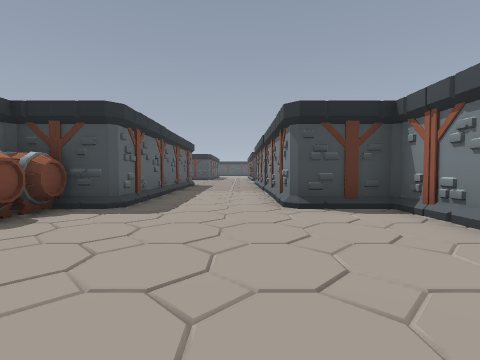
View 1 (above)

21 first-person views from a walk through a level from a Godot 3-D game. The camera is 1.4 m above the floor, tilts 2° down and sees 85° across. The floor is counted in squares, 2 m on a side. Each view is taken from the middle of a square. On the plan, view 1 faces up. The plan holds only what a view shows up to about 9 squares ahead; the rest is blank. The place goes on beyond the plan. Characters and animated objects are not drawn.

View 2
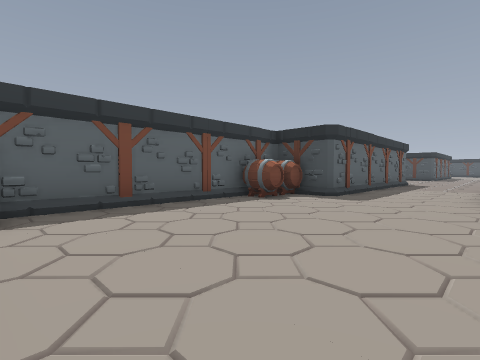

View 3
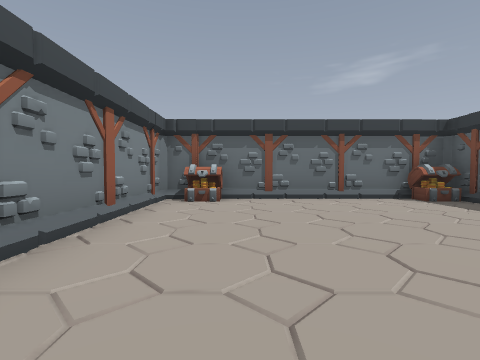

View 4
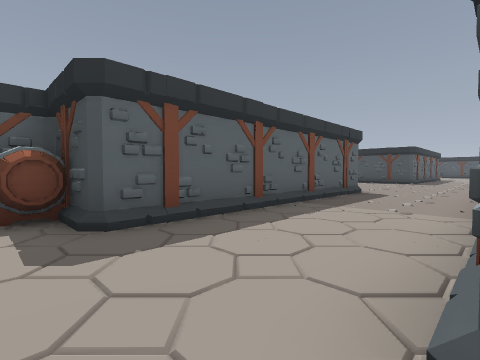

View 5
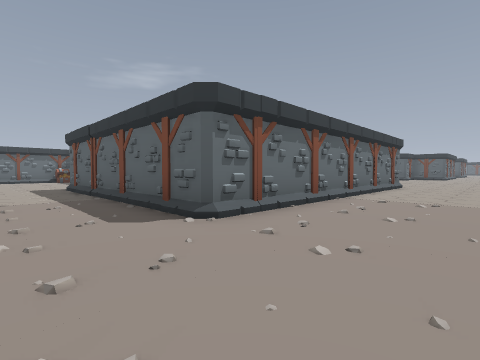

View 6
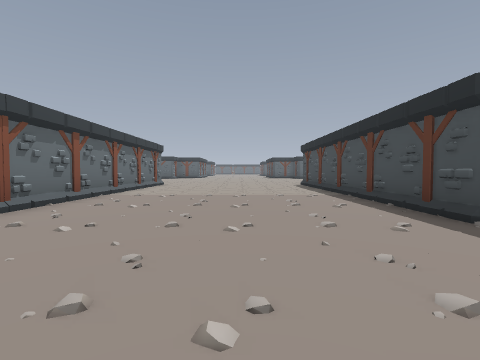

View 7
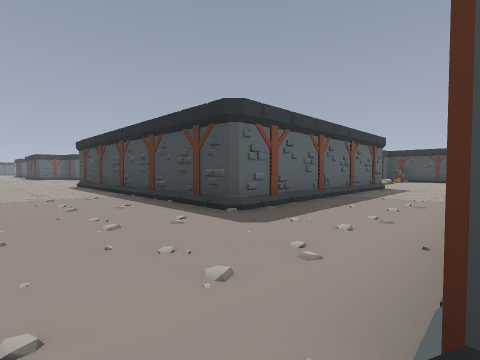

View 8
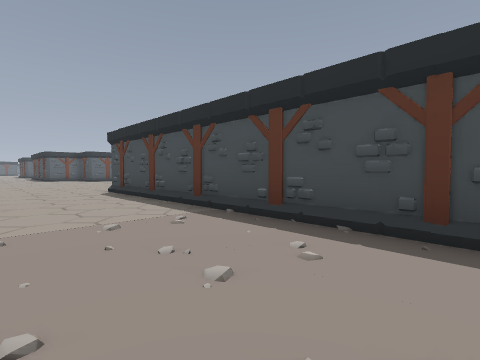

View 9
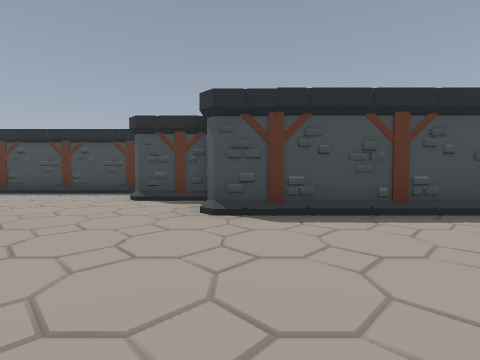

View 10
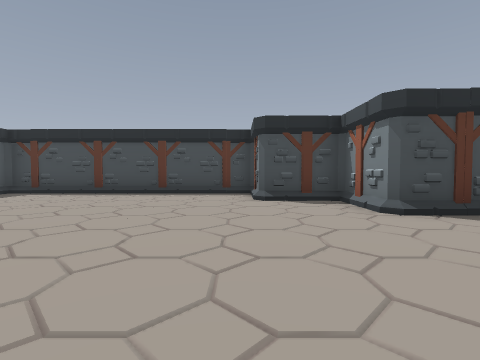

View 11
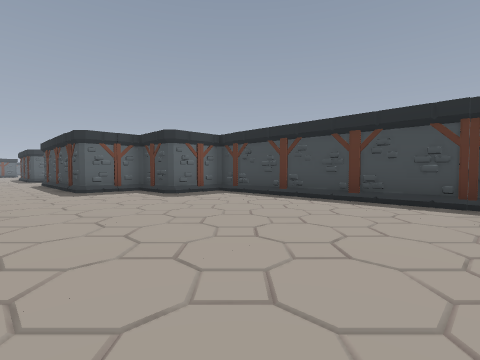

View 12
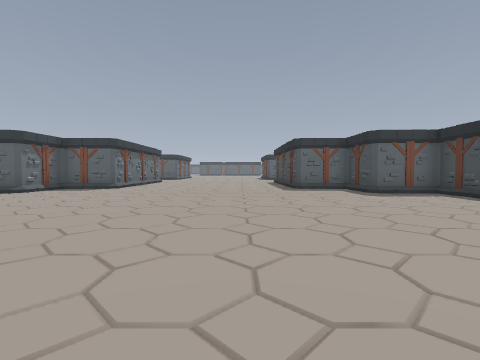

View 13
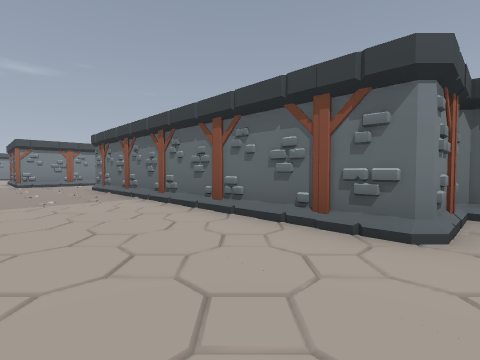

View 14
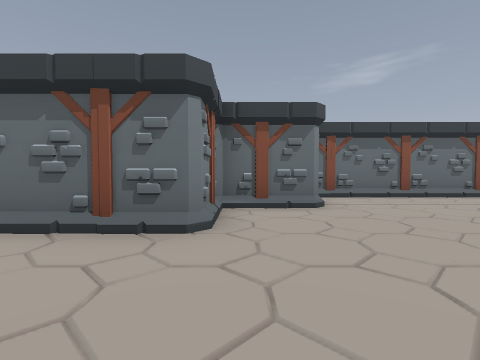

View 15
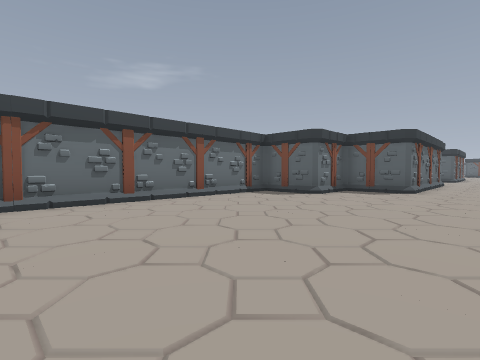

View 16
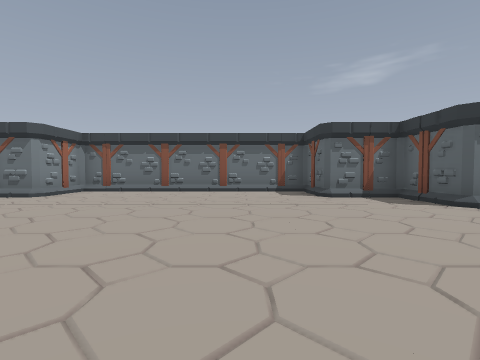

View 17
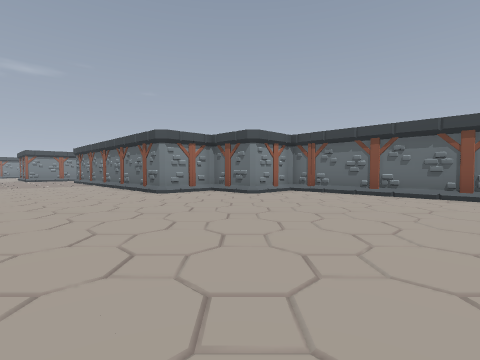

View 18
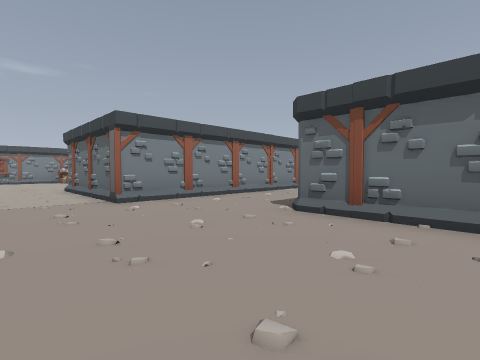

View 19
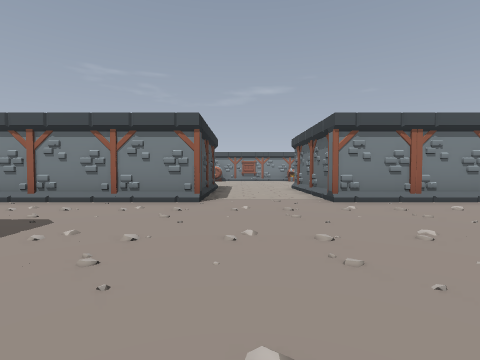

View 20
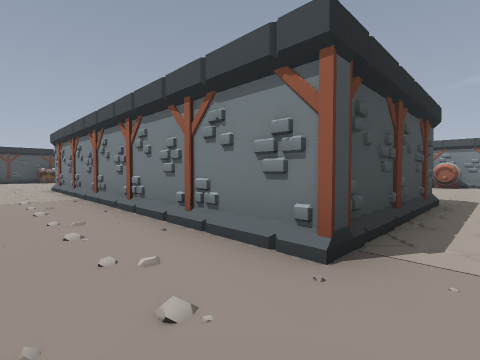

View 21
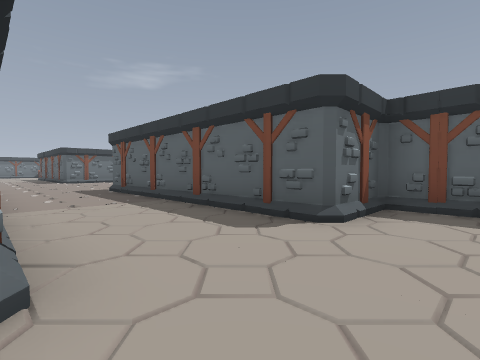

### Floor plan
Key: @ floor where view 1 was taken; # wall or solid block; . floor; / step, stairs or slope; C chest.
Columns run from 24 left of view 1 to 7 right of it. Each row starts with its distance up from view 1.
 30                    #......
 29                    #......
 28                    ###...#
 27                      #...#
 26                      #...#
 25  ##########          #...#
 24  #.///////#          #...#
 23 ##/.......###        #...#
 22 ./..........#        #...#
 21 /...........##########...#
 20 ............//////////...#
 19 .................././....#   ##
 18 .........................#####..
 17  ...............................
 16  ...............................
 15 .........................//////
 14 .........................#####
 13 ............##########...#
 12 ............#        #...#
 11 ##........###        #...#
 10  #........#          #...#
  9  ##########          #...#
  8                      #...#
  7                      #...#
  6                      #...#
  5                     ##...###
  4                    ##......#
  3                    #.......#
  2                    #.......#
  1                    #.......#
  0                    #....@..#
 -1                    #.......#
 -2                    ##C....C#
 -3                     ########

Positions as (right, up) in squares from view 1, and headings:
1: (0, 0), facing up
2: (1, -2), facing up-left
3: (1, 4), facing down
4: (1, 4), facing up-left
5: (0, 16), facing down-left
6: (1, 17), facing left
7: (1, 17), facing up-left
8: (-3, 17), facing up-left
9: (-12, 16), facing up
10: (-15, 16), facing up
11: (-15, 18), facing up-left
12: (-14, 18), facing left
13: (-13, 16), facing down-right
14: (-13, 16), facing down
15: (-15, 15), facing down-left
16: (-20, 18), facing down
17: (-20, 17), facing down-right
18: (-5, 17), facing down-right
19: (-5, 17), facing right
20: (-1, 17), facing up-right
21: (1, 30), facing down-left
